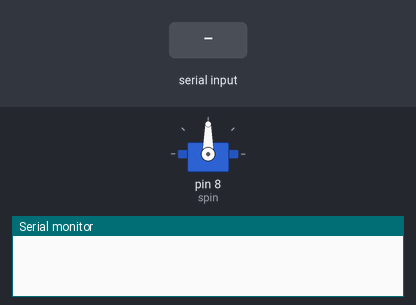
Bench run of a sketch on a simulated Arduino Uno, built with avr-gcc and run on an emulated ATmega328P. Parts: servo, the last lines printed to the serial monitor. The test bench sets the inputs (shaded band).

Above: at 1.2 s.
1.3 s: "a" received over Serial
At 1.7 s:
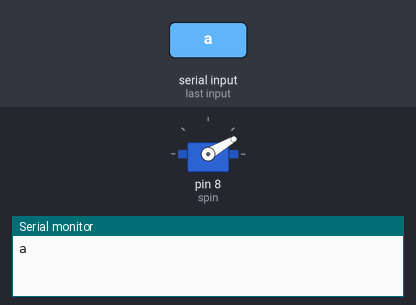
3.3 s: "b" received over Serial
At 3.7 s:
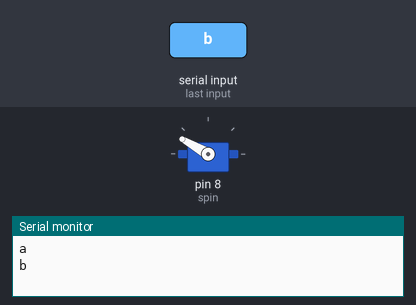
Timing chart, 0 to 6.3 s (numbered marks = the images above; inputs shaded):
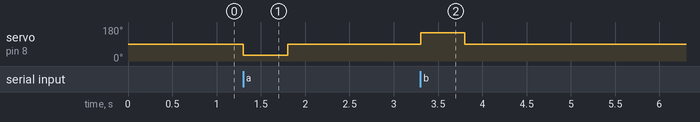

The sketch:

a.ino
```cpp
#include <Servo.h>
int spin=8;
Servo s;
String d;

void setup() {
  s.attach(spin);
  Serial.begin(9600);
  // put your setup code here, to run once:

}

void loop() {

  s.write(90);
  if(Serial.available() >0 ){

  char c =Serial.read();
     d += c;
     }
      Serial.println(d);

    if(d[0] == 'a'){

      s.write(30);
      delay(500);
    }
    else if(d[0] == 'b') {
      s.write(150);
      delay(500);

    }
  d="";


Serial.flush();
}
```

Measured:
- after the input at 1.3 s, servo on pin 8 (spin): 90° → 30° at once, → 90° 0.50 s later
- after the input at 3.3 s, servo on pin 8 (spin): 90° → 150° at once, → 90° 0.50 s later
